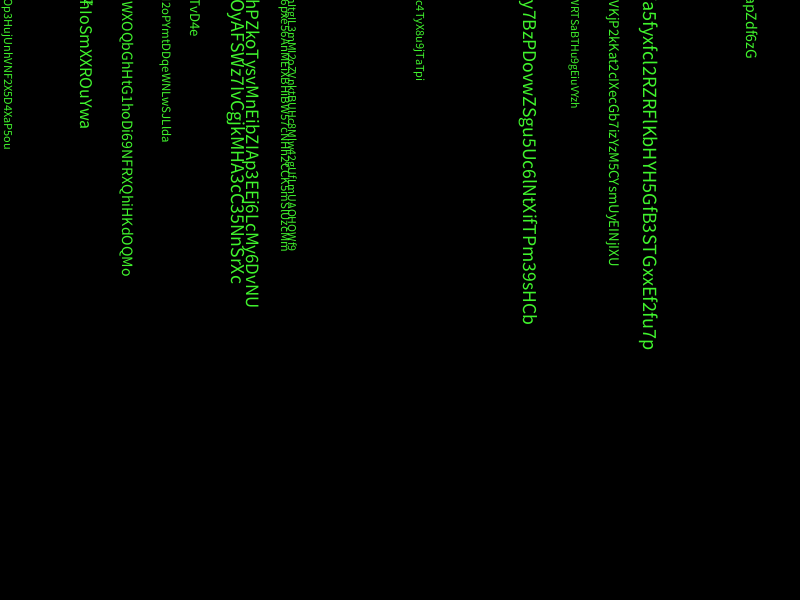
Frame 1 (no input)
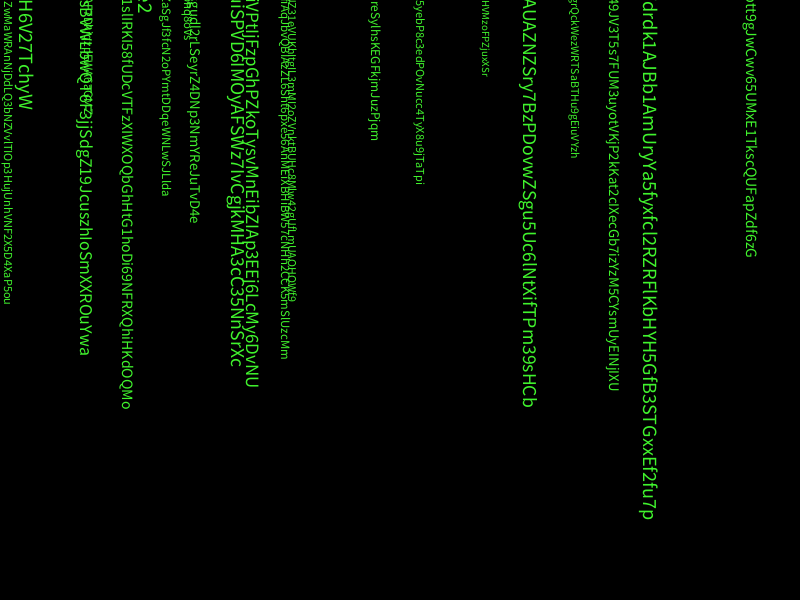
Frame 60 (the mouse pressed at the canvas centre just before this capture)
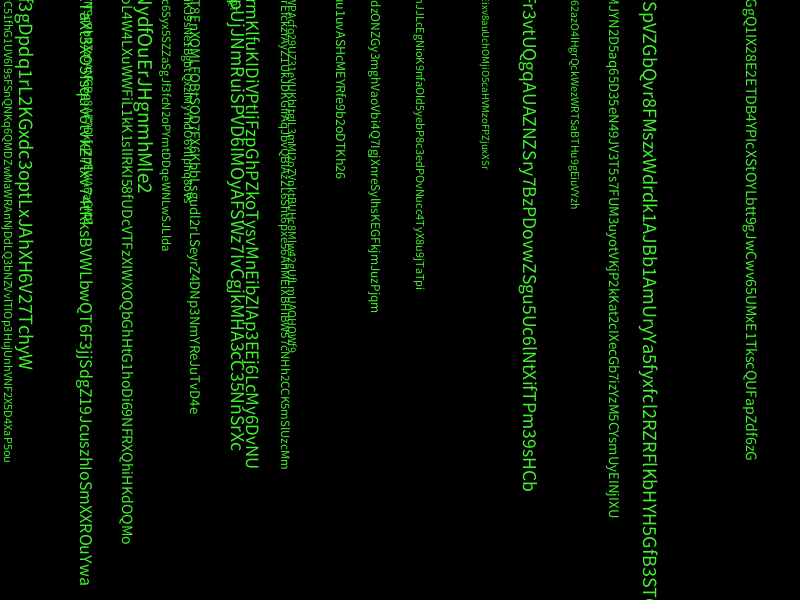
Frame 120 (the mouse held since frame 60 and released just before this capture)

The Processing sketch that drew these frames (run headless with seeded random() and noise(); from frame 60 on, the mouse is pressed at the canvas centre):

// Processing sketch: matrix_screensaver
// ── matrix_screensaver.pde
// Matrix green rgb(64, 243, 45)

String charstring = "abcdefghijklmnopqrstuvwxyzABCDEFGHIJKLMNOPQRSTUVWXYZ123456789";
//char[] charlib;
Textline[] my_lines = new Textline[30];

void setup() {
  size(800, 600);
  //noLoop();
  //noFill();
  //noStroke();
  //colorMode();
  fill(64, 243, 45);
  stroke(64, 243, 45);
  textSize(14);
  for (int i = 0; i < my_lines.length; i++){
    float random_pos = random(width) * -1;
    my_lines[i] = new Textline(int(random_pos));
    my_lines[i].build(charstring);
  }

  //for (int i = 0; i < charstring.length(); i++) {
  //  charlib[i] = charstring.charAt(i);
  //}
  //println(charlib);
}

void draw() {
  //clear();
  background(0);
  rotate(radians(90));
  for (int i = 0; i < my_lines.length; i++){
   my_lines[i].update();
   my_lines[i].show();
  }

}
// ── textline.pde
class Textline{

  String i_am = "";
  int xpos = 0;
  int depth = int(random(5));
  float yspeed = depth/2 + 1;
  float scaling = map(depth, -1, 5, 0.8, 1.2);
  int ypos = int(-random(300,800));
  Textline(int val){
    xpos = val;  // "y-pos" .. figure is rotated 90degrees
  }

  void update(){
    ypos += yspeed;
    if (ypos > 800){
      depth = int(random(7));
      yspeed = depth/2 + 1;
      scaling = map(depth, 0, 7, 0.8, 1.8);
      ypos = int(random(800));
      xpos = int(-random(300,800));
      
    }
  }

  void show(){
    scale(scaling);
    text(i_am, ypos, xpos);
  }
  
  void build(String alphabet){
    for (int i = 0; i < 80; i++){
      float z = float(alphabet.length()); 
      float zz = random(z);
      i_am = i_am + alphabet.charAt(int(zz));
    }
  }

}
